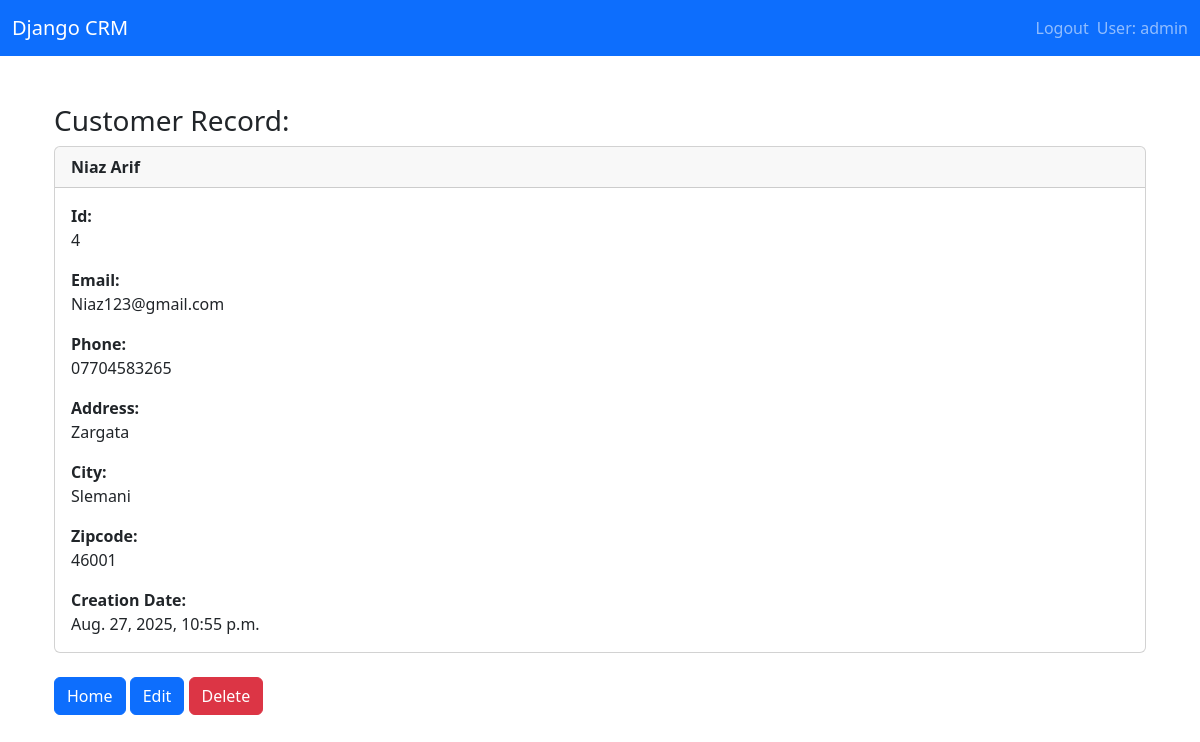
The app's page /records/4 (signed in), older data.
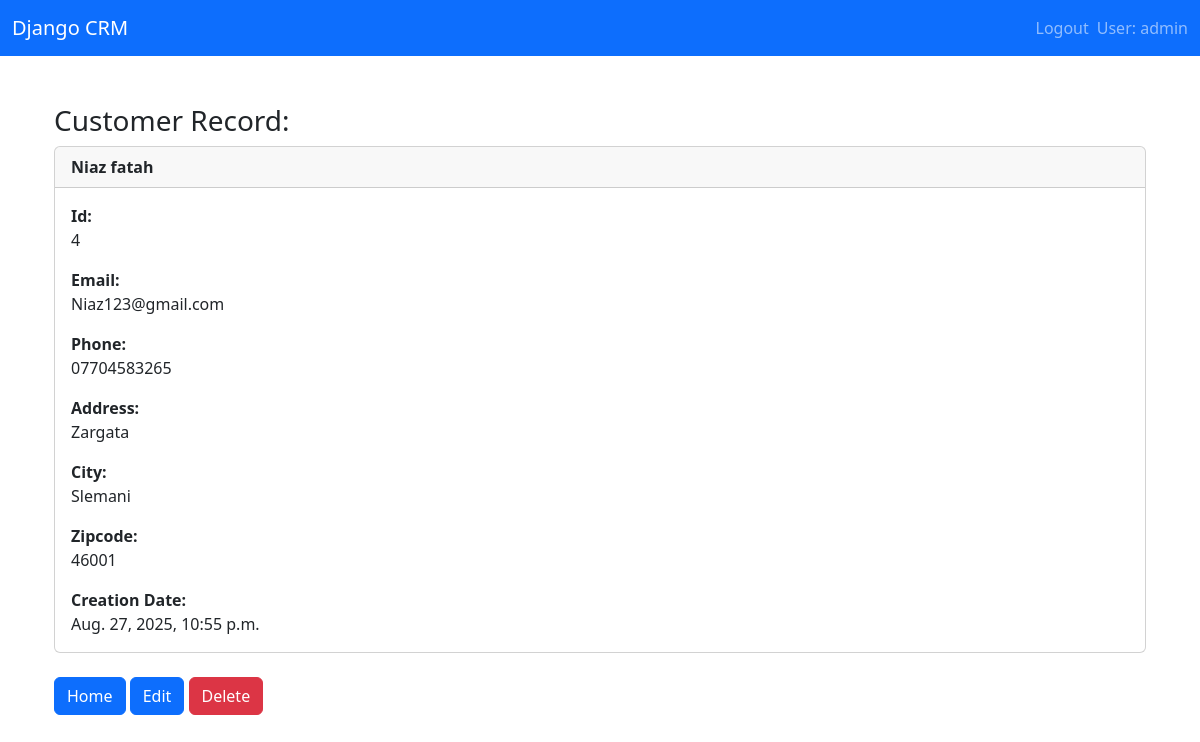
The same page, newer data.
### website/models.py (models this page shows, shortened)
class Record(models.Model):
    created_at = models.DateTimeField(auto_now_add=True)
    first_name = models.CharField(max_length=100)
    last_name = models.CharField(max_length=100)
    email = models.CharField(max_length=100)
    phone_number = models.CharField(max_length=15)
    address = models.CharField(max_length=100)
    city = models.CharField(max_length=100)
    state = models.CharField(max_length=100)
    zipcode =models.CharField(max_length=100)

### website/views.py (the view)
# urls.py: path("records/<int:pk>", views.customer_record, name="customer_record"),
def customer_record(request, pk):
    if request.user.is_authenticated:
        record = Record.objects.get(id=pk)
        context = {"record":record}
        return render(request, "customer_record.html", context)
    else:
        messages.success(request, "You Must Be Logged In To View That Page.")
        return redirect("login")

### website/templates/customer_record.html
{% extends "layout.html" %}
{% block content %}
<h3>Customer Record:</h3>
<div class="card">
  <div class="card-header">
    <strong>{{record.first_name}} {{record.last_name}}</strong>
  </div>
  <div class="card-body">
    <strong>Id:</strong><p class="card-text">{{record.id}}</p>
    <strong>Email:</strong><p class="card-text">{{record.email}}</p>
    <strong>Phone:</strong><p class="card-text">{{record.phone_number}}</p>
    <strong>Address:</strong><p class="card-text">{{record.address}}</p>
    <strong>City:</strong><p class="card-text">{{record.city}}</p>
    <strong>Zipcode:</strong><p class="card-text">{{record.zipcode}}</p>
    <strong>Creation Date:</strong><p class="card-text">{{record.created_at}}</p>
  </div>
</div>
<br>
<a href="{% url "home" %}" class="btn btn-primary">Home</a>
<a href="{% url "update_record" pk=record.id %}" class="btn btn-primary">Edit</a>
<a href="{% url "delete_record" pk=record.id %}" class="btn btn-danger">Delete</a>
{% endblock content %}

Row changes from the older to the newer data that the page shows:
changed Record "Niaz": last_name "Arif" → "fatah"
